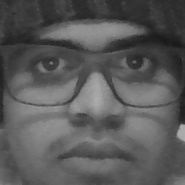
#> input picture dataset/User.0.0.jpg, 185 x 185 px
$ python -i webapp.py   (imports and definitions only)
#> lines starting #> are read from the running program, lines starting #| are printed output that depends on the picture
#> further down, picture is the input picture: PIL image 185x185 L; min 25, max 174, mean 89.1
#FaceOff by @vardaan11
#Step03:We create a webpage using Streamlit. The webpage
#will take an image as input from the user and ask the
#trained model to make a classification and then return
#the output image onto the webpage.

#Streamlit is a framework for building webapps from python scripts.
import streamlit as st
import cv2
from PIL import Image
import numpy as np

#We use the face classifier to detect a face in any given image.
face_cascade = cv2.CascadeClassifier('haarcascade_frontalface_default.xml')
#We create object for face recognizer.
rec=cv2.face.LBPHFaceRecognizer_create()
# [1 line not run here, left out]

def detect_faces(our_image):
    #convert to RGB and then to numpy array
    img = np.array(our_image.convert('RGB'))
    #convert to grayscale
    gray = cv2.cvtColor(img, cv2.COLOR_BGR2GRAY)
    # Detect faces
    faces = face_cascade.detectMultiScale(gray, 1.1, 4)
#> faces = [[11, 11, 164, 164]]
    # Draw rectangle around the faces
    for (x, y, w, h) in faces:
        # To draw a rectangle in a face
        cv2.rectangle(img, (x, y), (x + w, y + h), (255, 255, 0), 2)
        #We use rec.predict to recognize the image and return uncertainity level
        id, uncertainty = rec.predict(gray[y:y + h, x:x + w])
        print(id, uncertainty)

        #parameter for classification is the uncertainity
        if (uncertainty< 60):
            #here we classify the person depending on the uncertainity and id
            if (id == 0 or id == 1 or id == 2 or id==3 or id==4):
                cv2.putText(img, 'Vardaan', (x, y + h), cv2.FONT_HERSHEY_COMPLEX_SMALL, 2.0, (255, 255, 0),2)
            else:
                cv2.putText(img, 'Maybe Vardaan', (x, y + h), cv2.FONT_HERSHEY_COMPLEX_SMALL, 2.0, (255, 255, 0),2)
        else:
            cv2.putText(img, 'Unknown', (x, y + h), cv2.FONT_HERSHEY_COMPLEX_SMALL, 2.0, (255, 255, 0),2)
#> this loop made 1 pass
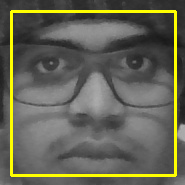
#> img: shape (185, 185, 3); mean R, G, B 99.6, 99.6, 85
    #return the result img
    return img

def main():
    """FaceOff"""

    st.title("OpenCV Project")

    html_temp = """
    <body style="background-color:red;">
    <div style="background-color:teal ;padding:10px">
    <h2 style="color:white;text-align:center;">FaceOff - Face Recognition WebApp</h2>
    </div>
    </body>
    """
    st.markdown(html_temp, unsafe_allow_html=True)

    image_file = st.file_uploader("Upload Image", type=['jpg', 'png', 'jpeg'])
    if image_file is not None:
        our_image = Image.open(image_file)
        st.text("Original Image")
        st.image(our_image)

    if st.button("Recognise"):
        result_img= detect_faces(our_image)
        st.image(result_img)


# [2 lines not run here, left out]

>>> from PIL import Image
>>> picture = Image.open('dataset/User.0.0.jpg')
#> (the run stopped early here; a loop or call above may not have finished)

$ run again, on dataset/User.0.1.jpg
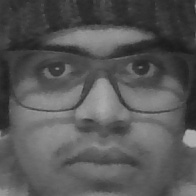
#> input picture dataset/User.0.1.jpg, 196 x 196 px
#> picture is the input picture: PIL image 196x196 L; min 26, max 175, mean 87.2
#> faces = [[17, 12, 169, 169]]
#> the loop in detect_faces, `for (x, y, w, h) in faces:` made 1 pass
#> after the loop in detect_faces, `for (x, y, w, h) in faces:`:
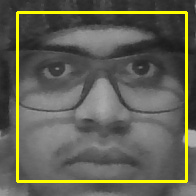
#> img: shape (196, 196, 3); mean R, G, B 96.8, 96.8, 83.4

$ run again, on dataset/User.0.10.jpg
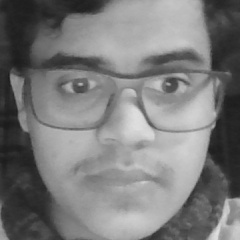
#> input picture dataset/User.0.10.jpg, 240 x 240 px
#> picture is the input picture: PIL image 240x240 L; min 27, max 224, mean 122.8
#> faces = [[18, 18, 207, 207]]
#> the loop in detect_faces, `for (x, y, w, h) in faces:` made 1 pass
#> after the loop in detect_faces, `for (x, y, w, h) in faces:`:
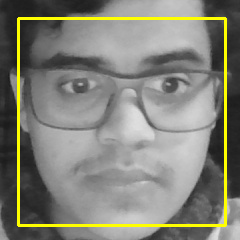
#> img: shape (240, 240, 3); mean R, G, B 129.6, 129.6, 118.7
